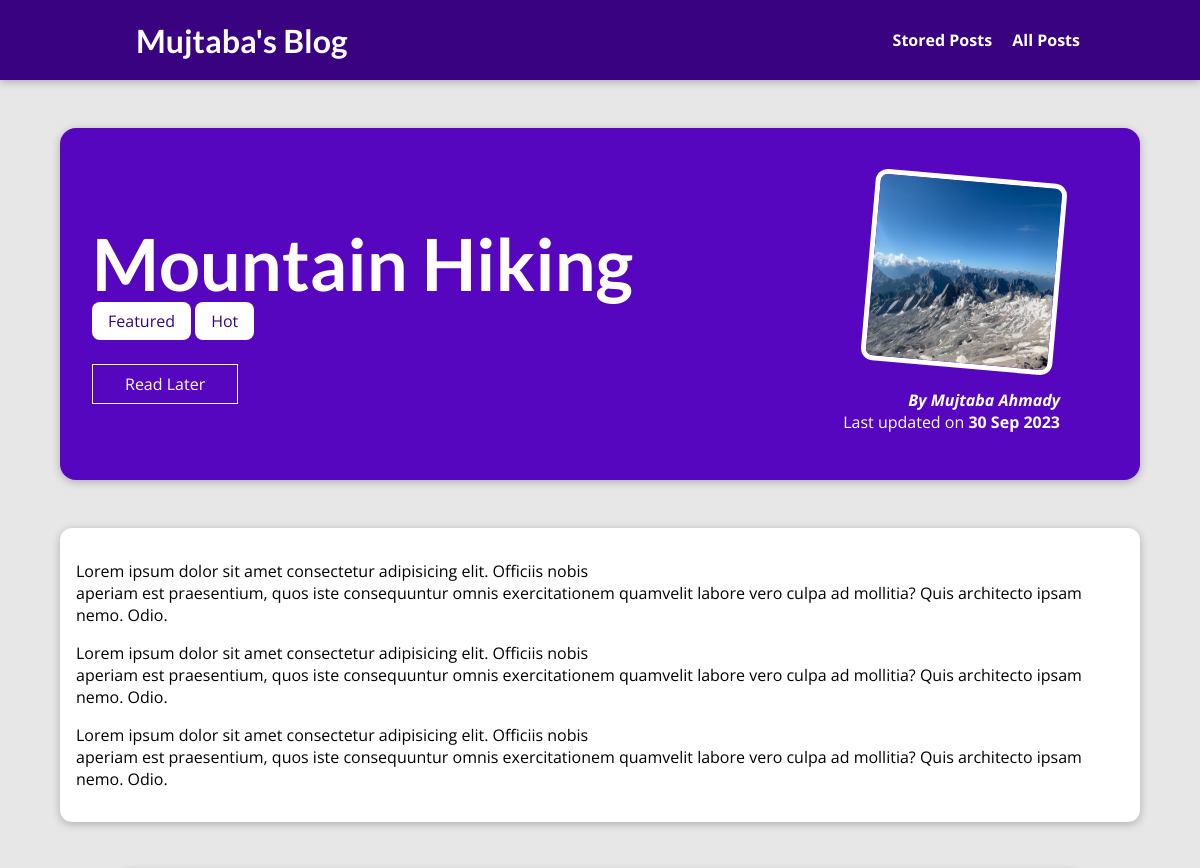
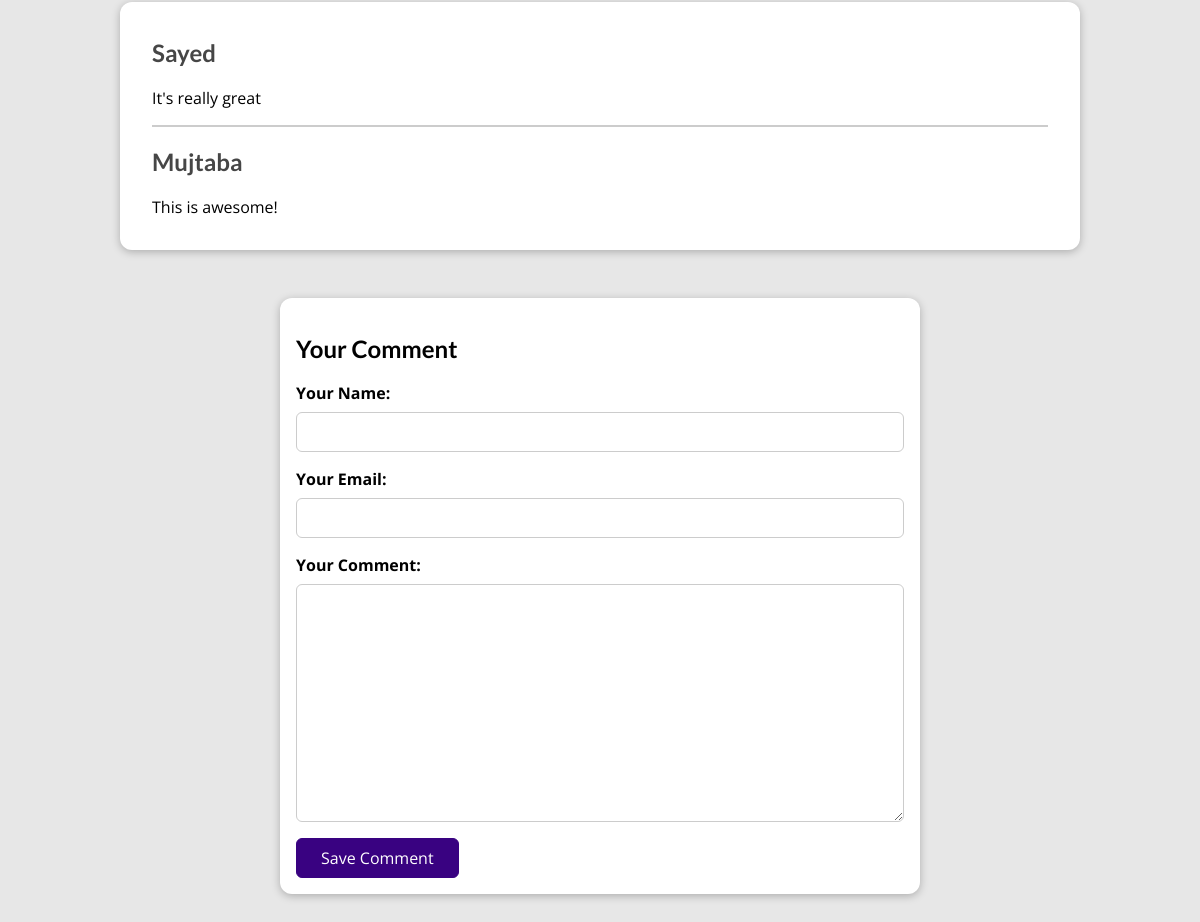
The page /posts/hike-in-the-mountains on the database its author committed (2 pictures, top to bottom).
### blog/models.py (models this page shows, shortened)
class Post(models.Model):
    title = models.CharField(max_length=150)
    excerpt = models.CharField(max_length=200)
    image = models.ImageField(upload_to="posts", null=True)
    date = models.DateField(auto_now=True)
    slug = models.SlugField(unique=True, db_index=True)
    content = models.TextField(validators=[MinLengthValidator(10)])
    author = models.ForeignKey(Author, on_delete=models.SET_NULL, null=True, related_name="posts")
    tags = models.ManyToManyField(Tag)

class Tag(models.Model):
    caption = models.CharField(max_length=20)

class Author(models.Model):
    first_name = models.CharField(max_length=100)
    last_name = models.CharField(max_length=100)
    email_address = models.EmailField()
    def full_name(self):
        return f"{self.first_name} {self.last_name}"
    def __str__(self):
        return self.full_name()

class Comment(models.Model):
    user_name = models.CharField(max_length=120)
    user_email = models.EmailField()
    text = models.TextField(max_length=400)
    post = models.ForeignKey(Post, on_delete=models.CASCADE, related_name="comments")

### blog/views.py (the view, shortened to what this page needs)
# urls.py: path("posts/<slug:slug>", views.SinglePostView.as_view(), name="post-detail-page"), #/posts/my-first-post
class SinglePostView(View):
    def is_stored_post(self, request, post_id):
        stored_posts = request.session.get("stored_posts")
        if stored_posts is not None:
            is_save_for_later = post_id in stored_posts
        else:
            is_save_for_later = False
        return is_save_for_later
    def get(self, request, slug):
        post = Post.objects.get(slug=slug)
        context = {
            "post": post,
            "post_tags": post.tags.all(),
            "comment_form": CommentForm(),
            "comments": post.comments.all().order_by("-id"),
            "saved_for_later": self.is_stored_post(request, post.id)
        }
        return render(request, "blog/post-detail.html", context)

### blog/forms.py
class CommentForm(forms.ModelForm):
    class Meta:
        model = Comment
        exclude = ["post"]
        labels = {
            "user_name": "Your Name",
            "user_email": "Your Email",
            "text": "Your Comment"
        }

### blog/templates/blog/post-detail.html (shortened to what this page needs)
{% extends "base.html" %}
{% load static %}
{% block css_files %}
<link rel="stylesheet" href="{% static "blog/post-detail.css" %}" />
{% endblock %}
{% block content %}
<section id="summary">
  <h2>{{ post.title }}</h2>
  <div>
    {% for tag in post_tags %}
      <span class="tag">{{ tag.caption }}</span>
    {% endfor %}
  </div>
  <div id="read-later">
    <form action="{% url 'read-later' %}" method="POST">
      <button>
        {% if saved_for_later %}
          Remove From "Read Later"
        {% else %}
          Read Later
        {% endif %}
      </button>
    </form>
  </div>
  <article>
    <img src="{{ post.image.url }}" alt="{{ post.title }}" />
    <address>By <a href="mailto:{{ post.author.email_address }}">{{ post.author }}</a></address>
    <div>Last updated on <time>{{ post.date|date:"d M Y" }}</time></div>
  </article>
</section>
<main>
  {{ post.content|linebreaks }}
</main>
<section id="comments">
  <ul>
    {% for comment in comments %}
      <li>
        <h2>{{ comment.user_name }}</h2>
        <p>{{ comment.text|linebreaks }}</p>
      </li>
    {% endfor %}
  </ul>
</section>
<section id="comment-form">
  <h2>Your Comment</h2>
  <form action="{% url 'post-detail-page' post.slug %}" method="POST">
    {% for form_field in comment_form %}
      <div class="form-control {% if form_field.error %}invalid{% endif %} ">
        {{ form_field.label_tag }}
        {{ form_field }}
      </div>
    {% endfor %}
    <button>Save Comment</button>
  </form>
</section>
{% endblock %}

### static/app.css (style rules this page uses)
* { box-sizing: border-box; }
html { font-family: 'Open Sans', 'Lato', sans-serif; }
body { margin: 0; }
h1, h2, h3 { font-family: 'Lato', sans-serif; font-weight: bold; }

### blog/static/blog/post-detail.css (style rules this page uses)
body { background-color: #e7e7e7; }
#summary { margin: 8rem auto 3rem auto; padding: 2rem; width: 90%; max-width: 90rem; border-radius: 16px; background-color: #5706c0; position: relative; box-shadow: 0 2px 8px rgba(0, 0, 0, 0.25); height: 22rem; }
#summary h2 { color: white; font-size: 4.5rem; margin-bottom: 0.25rem; }
#summary article { position: absolute; top: 2rem; right: 3rem; padding: 1rem 2rem; border-radius: 12px; text-align: right; color: white; }
#summary article img { width: 12rem; height: 12rem; border-radius: 12px; transform: rotateZ(5deg); border: 5px solid white; margin-bottom: 1rem; }
#summary address { font-weight: bold; }
#summary a { color: white; text-decoration: none; }
#summary time { font-weight: bold; }
main { width: 90%; max-width: 90rem; margin: 3rem auto; background-color: white; padding: 1rem; border-radius: 12px; box-shadow: 0 2px 8px rgba(0, 0, 0, 0.25); }
.tag { background-color: white; color: #390281; padding: 0.5rem 1rem; border-radius: 8px; }
#comment-form { margin: 3rem auto; width: 90%; max-width: 40rem; border-radius: 12px; background-color: white; box-shadow: 0 2px 8px rgba(0, 0, 0, 0.25); padding: 1rem; }
#comment-form button { font: inherit; background-color: #390281; color: white; border: 1px solid #390281; padding: 0.5rem 1.5rem; border-radius: 6px; cursor: pointer; }
.form-control { margin-bottom: 1rem; }
.form-control label { font-weight: bold; margin-bottom: 0.5rem; display: block; }
.form-control input, .form-control textarea { display: block; width: 100%; font: inherit; padding: 0.5rem; border-radius: 6px; border: 1px solid #ccc; }
#comments { margin: 3rem auto; width: 90%; max-width: 60rem; border-radius: 12px; background-color: white; box-shadow: 0 2px 8px rgba(0, 0, 0, 0.25); padding: 1rem 2rem; }
#comments ul { list-style: none; margin: 0; padding: 0; }
#comments li { margin-bottom: 1rem; border-bottom: 2px solid #ccc; }
#comments li:last-of-type { border-bottom: none; }
#comments h2 { color: #464646; }
#read-later { margin: 2rem 0; }
#read-later button { background-color: transparent; border: 1px solid white; padding: 0.5rem 2rem; font: inherit; color: white; }

### templates/base.html (style rules this page uses)
* { box-sizing: border-box; }
html { font-family: 'Open Sans', 'Lato', sans-serif; }
body { margin: 0; }
h1, h2, h3 { font-family: 'Lato', sans-serif; font-weight: bold; }

### rows shown on the page
Post: title "Mountain Hiking", image (picture), author "Mujtaba Ahmady", date "30 Sep 2023", content "Lorem ipsum dolor sit amet consectetur adipisicing elit. Officiis nobis aperiam est praesentium, quos iste consequuntur omnis exercitationem quamvelit labore vero culpa ad mollitia? Quis architecto ipsam nemo. Odio. Lorem ipsum dolor sit amet consectetur adipisicing elit. Officiis nobis aperiam est praesentium, quos iste consequuntur omnis exercitationem quamvelit labore vero culpa ad mollitia? Quis architecto ipsam nemo. Odio. Lorem ipsum dolor sit amet consectetur adipisicing elit. Officiis nobis aperiam est praesentium, quos iste consequuntur omnis exercitationem quamvelit labore vero culpa ad mollitia? Quis architecto ipsam nemo. Odio."
Tag: caption "Featured"
Tag: caption "Hot"
Comment: user_name "Sayed", text "It's really great"
Comment: user_name "Mujtaba", text "This is awesome!"
